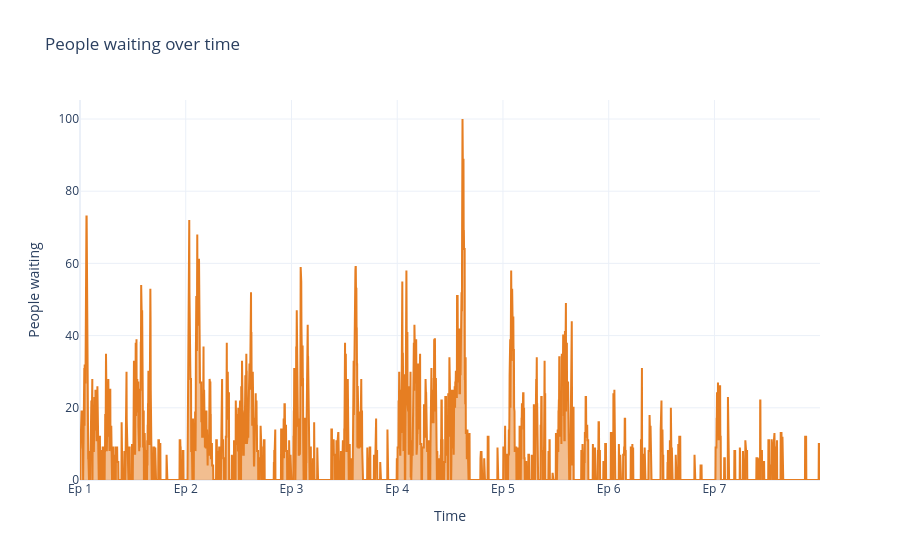

The notebook cell saved with this chart:
### Markdown cell above
## Graficas

### Code cell
fig = viz.graficar_perfil_espera(corrida_semana)
fig.write_html(OUT_ESC / "wait_profile.html")
fig.show()

### Figure 1 — Plotly figure (JSON) as saved in the notebook; plotly's stock layout.template omitted (floating-point values rounded to 4 significant figures; data arrays with more than 128 entries replaced by an {"elided": "..."} marker saying what was removed)
{"data": [{"customdata": {"elided": "3787 str values"}, "fill": "tozeroy", "hovertemplate": "%{customdata}<br>waiting: %{y}<extra></extra>", "line": {"color": "#e67e22", "width": 2}, "mode": "lines", "name": "waiting", "type": "scatter", "x": {"elided": "3787 int values"}, "y": {"elided": "3787 int values"}}], "layout": {"title": {"text": "People waiting over time"}, "xaxis": {"tickmode": "array", "ticktext": ["Ep 1", "Ep 2", "Ep 3", "Ep 4", "Ep 5", "Ep 6", "Ep 7"], "tickvals": [0, 541, 1082, 1623, 2164, 2705, 3246], "title": {"text": "Time"}}, "yaxis": {"title": {"text": "People waiting"}}}}
